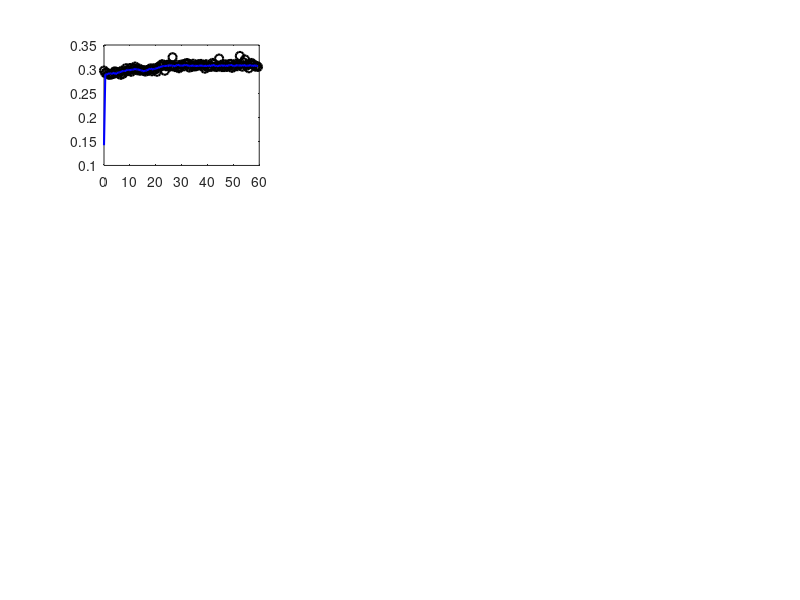

Reproduce this figure in MATLAB. (Note: this script raises an error after producing the figure.)
% This code computes the change in the probe area along the experiment and compares it with the pressure drop. 


% Author: Jose Otavio Matias
% Work address
% email: jose.o.a.matias@ntnu.no
% Novemebr 2020; Last revision: 
clear 
close all
clc
% 

%% Parameters tuning 
%number of wells being used in the experiment
par.nw = 3;

% Sampling times 
par.dtMeasu = 1; %[s]

%coefficient of discharge
par.Cd_hat = 0.00963481031516700;

% minimum equivalent diameter
par.dMin = 0.3*0.5;
par.dMax = 0.3181*1.5;

%% Data 
% exp 1:9
% cc (number of wells)
% data{exp,cc}.flowrate [L/min]
% data{exp,cc}.deltaP = [mbar]
% data{exp,cc}.temperature = [oC};
% data{exp,cc}.ptop = [mbar g];
% data{exp,cc}.ppump = [bar g];
% data{exp,cc}.pumpRotation = [0 - 1]
% data{exp,cc}.valveOpen = [0 - 1]
% data{exp,cc}.equivDiame = [cm]

par.currentdirectory = pwd;
par.nfolder = dir([par.currentdirectory,'\*.txt']);%pictures taken with png format
par.ni = size(par.nfolder,1); %number of experiments

%load('Experiments')
load('Experiments_dp_no_scale')

sampTime = 30; % [s]

% experimental table
%       | well 1 | well 2 | well 3 |
% exp 1 |   13   |   05   |   09   |
% exp 2 |   09   |   09   |   13   |
% exp 3 |   05   |   13   |   05   |
% exp 4 |   09   |   09   |   09   |
% exp 7 |   XX   |   11   |   XX   |
% exp 8 |   XX   |   07   |   XX   |
% exp 9 |   XX   |   XX   |   11   |

        % experiment, well, flowrate
expTable = [1,1,13;
            2,3,13;
            3,2,13;
            1,3,9;
            2,1,9;
            2,2,9;
            1,2,5;
            3,1,5;
            3,3,5];
           
%% Diameter
% new plot

figure(1)
for exp = 1:size(expTable,1)

    expTime = size(data{expTable(exp,1),1}.flowrate,1);
   
    tEval = 1:sampTime:expTime;
        
    if rem(tEval(end),sampTime) ~= 0
        tgrid = 0:(sampTime/60):(1/60)*(expTime - 1);
    else
        tgrid = 0:(sampTime/60):(1/60)*expTime;
    end
    
    filtTemp = medfilt1(data{expTable(exp,1),expTable(exp,2)}.equivDiame,sampTime);

        
    subplot(3,3,exp)
        plot(tgrid,data{expTable(exp,1),expTable(exp,2)}.equivDiame(tEval),'ko','Linewidth',1.5)
        hold on
        plot(tgrid,filtTemp(tEval),'b-','Linewidth',1.5)

        yline(0.3,'k:');
        yline(0.3181,'k:');
        
        xticks(0:5:tgrid(end))
        xlim([0, tgrid(end)])

        %             yticks(0:0.25:1)
        ylim([0.26, 0.33])

        if exp < 4
            lab = ['Q = 13; Well = ',num2str(expTable(exp,2))];
        elseif exp < 7
            lab = ['Q = 9; Well = ',num2str(expTable(exp,2))];
        else
            lab = ['Q = 5; Well = ',num2str(expTable(exp,2))];
        end
        
        title(lab)
        ylabel('d [cm]','FontSize',10)
        xlabel('time [min]','FontSize',10);

end

% %% Flowrate
% % new plot
% 
% figure(2)
% for exp = 1:size(expTable,1)
% 
%     expTime = size(data{expTable(exp,1),1}.flowrate,1);
%        
%     tEval = 1:sampTime:expTime;
%         
%     if rem(tEval(end),sampTime) ~= 0
%         tgrid = 0:(sampTime/60):(1/60)*(expTime - 1);
%     else
%         tgrid = 0:(sampTime/60):(1/60)*expTime;
%     end
%     
%     subplot(3,3,exp)
%         plot(tgrid,data{expTable(exp,1),expTable(exp,2)}.flowrate(tEval),'ko-','Linewidth',1.5)
% 
%         
%         xticks(0:5:tgrid(end))
%         xlim([0, tgrid(end)])
%         
%         if exp < 4
%             lab = ['Q = 13; Well = ',num2str(expTable(exp,2))];
%         elseif exp < 7
%             lab = ['Q = 9; Well = ',num2str(expTable(exp,2))];
%         else
%             lab = ['Q = 5; Well = ',num2str(expTable(exp,2))];
%         end
%                 
%         title(lab)
%         ylabel('Q [L/min]','FontSize',10)
%         xlabel('time [min]','FontSize',10);
% 
% end

%% Delta Pressure
figure(3)
for exp = 1:size(expTable,1)

    expTime = size(data{expTable(exp,1),1}.flowrate,1);
   
    tEval = 1:sampTime:expTime;
        
    if rem(tEval(end),sampTime) ~= 0
        tgrid = 0:(sampTime/60):(1/60)*(expTime - 1);
    else
        tgrid = 0:(sampTime/60):(1/60)*expTime;
    end
    
    Qtest = expTable(exp,3);
    
    if expTable(exp,2) == 1
        DPmax = 0.3081*Qtest^2 + 0.185*Qtest - 0.7528;
        DPmin = 0.1828*Qtest^2 + 1.0093*Qtest - 4.6835;
    elseif expTable(exp,2) == 2
        DPmax = 0.2934*Qtest^2 - 0.0592*Qtest - 0.7532;
        DPmin = 0.1896*Qtest^2 + 0.8415*Qtest - 4.9335;    
    else
        DPmax = 0.2902*Qtest^2 + 0.9971*Qtest - 1.5097;
        DPmin =  0.19*Qtest^2 + 1.1067*Qtest - 3.685;    
    end
    
    filtTemp = medfilt1(data{expTable(exp,1),expTable(exp,2)}.deltaP,sampTime);

    
    subplot(3,3,exp)
        plot(tgrid,data{expTable(exp,1),expTable(exp,2)}.deltaP(tEval),'ko','Linewidth',1.5)
        hold on
        plot(tgrid,filtTemp(tEval),'b-','Linewidth',1.5)
 
        yline(DPmin,'k:');
        yline(DPmax,'k:');
        
        xticks(0:5:tgrid(end))
        xlim([0, tgrid(end)])

        %ylim([0.26, 0.33])

        if exp < 4
            lab = ['Q = 13; Well = ',num2str(expTable(exp,2))];
        elseif exp < 7
            lab = ['Q = 9; Well = ',num2str(expTable(exp,2))];
        else
            lab = ['Q = 5; Well = ',num2str(expTable(exp,2))];
        end
        
        title(lab)
        ylabel('DP [mbar]','FontSize',10)
        xlabel('time [min]','FontSize',10);

end

%% Relative Delta Pressure
figure(4)
for exp = 1:size(expTable,1)

    expTime = size(data{expTable(exp,1),1}.flowrate,1);
       
    tEval = 1:sampTime:expTime;
        
    if rem(tEval(end),sampTime) ~= 0
        tgrid = 0:(sampTime/60):(1/60)*(expTime - 1);
    else
        tgrid = 0:(sampTime/60):(1/60)*expTime;
    end
    
    Qtest = expTable(exp,3);
    
    if expTable(exp,2) == 1
        DPmax = 0.3081*Qtest^2 + 0.185*Qtest - 0.7528;
        DPmin = 0.1828*Qtest^2 + 1.0093*Qtest - 4.6835;
    elseif expTable(exp,2) == 2
        DPmax = 0.2934*Qtest^2 - 0.0592*Qtest - 0.7532;
        DPmin = 0.1896*Qtest^2 + 0.8415*Qtest - 4.9335;    
    else
        DPmax = 0.2902*Qtest^2 + 0.9971*Qtest - 1.5097;
        DPmin =  0.19*Qtest^2 + 1.1067*Qtest - 3.685;    
    end
    
    DPNorm = (data{expTable(exp,1),expTable(exp,2)}.deltaP - DPmin)./(DPmax - DPmin);
    filtTemp = medfilt1(DPNorm,sampTime);
    
    subplot(3,3,exp)
        plot(tgrid,DPNorm(tEval),'ko','Linewidth',1.5)
        hold on
        plot(tgrid,filtTemp(tEval),'b-','Linewidth',1.5)
        
        hold on
 
        yline(1,'k:');
        yline(0,'k:');
        
        xticks(0:5:tgrid(end))
        xlim([0, tgrid(end)])

        %ylim([0.26, 0.33])

        if exp < 4
            lab = ['Q = 13; Well = ',num2str(expTable(exp,2))];
        elseif exp < 7
            lab = ['Q = 9; Well = ',num2str(expTable(exp,2))];
        else
            lab = ['Q = 5; Well = ',num2str(expTable(exp,2))];
        end
        
        title(lab)
        ylabel('DP [mbar]','FontSize',10)
        xlabel('time [min]','FontSize',10);

end